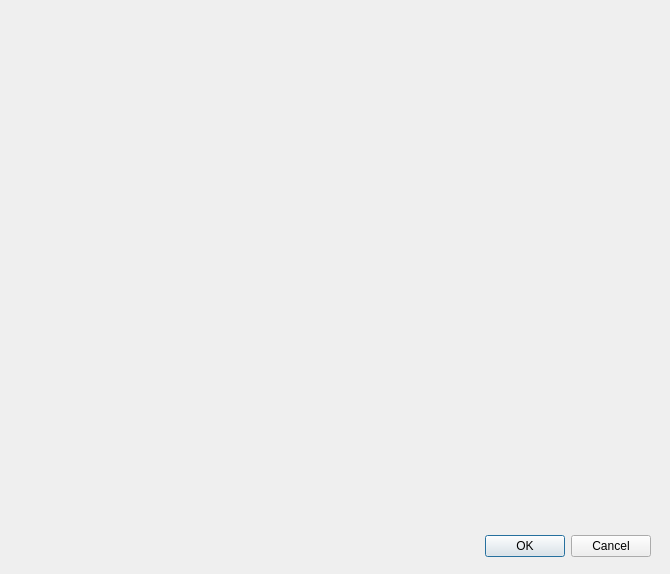
<?xml version="1.0" encoding="UTF-8"?>
<ui version="4.0">
 <class>BurndownChart</class>
 <widget class="QDialog" name="BurndownChart">
  <property name="geometry">
   <rect>
    <x>0</x>
    <y>0</y>
    <width>670</width>
    <height>574</height>
   </rect>
  </property>
  <property name="windowTitle">
   <string>Dialog</string>
  </property>
  <widget class="QDialogButtonBox" name="buttonBox">
   <property name="geometry">
    <rect>
     <x>310</x>
     <y>530</y>
     <width>341</width>
     <height>32</height>
    </rect>
   </property>
   <property name="orientation">
    <enum>Qt::Horizontal</enum>
   </property>
   <property name="standardButtons">
    <set>QDialogButtonBox::Cancel|QDialogButtonBox::Ok</set>
   </property>
  </widget>
  <widget class="QCustomPlot" name="widget" native="true">
   <property name="geometry">
    <rect>
     <x>19</x>
     <y>9</y>
     <width>631</width>
     <height>491</height>
    </rect>
   </property>
  </widget>
 </widget>
 <customwidgets>
  <customwidget>
   <class>QCustomPlot</class>
   <extends>QWidget</extends>
   <header>qcustomplot.h</header>
   <container>1</container>
  </customwidget>
 </customwidgets>
 <resources/>
 <connections>
  <connection>
   <sender>buttonBox</sender>
   <signal>accepted()</signal>
   <receiver>BurndownChart</receiver>
   <slot>accept()</slot>
   <hints>
    <hint type="sourcelabel">
     <x>248</x>
     <y>254</y>
    </hint>
    <hint type="destinationlabel">
     <x>157</x>
     <y>274</y>
    </hint>
   </hints>
  </connection>
  <connection>
   <sender>buttonBox</sender>
   <signal>rejected()</signal>
   <receiver>BurndownChart</receiver>
   <slot>reject()</slot>
   <hints>
    <hint type="sourcelabel">
     <x>316</x>
     <y>260</y>
    </hint>
    <hint type="destinationlabel">
     <x>286</x>
     <y>274</y>
    </hint>
   </hints>
  </connection>
 </connections>
</ui>
